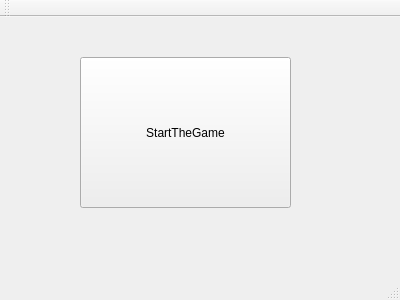
<?xml version="1.0" encoding="UTF-8"?>
<ui version="4.0">
 <class>MainWindow</class>
 <widget class="QMainWindow" name="MainWindow">
  <property name="geometry">
   <rect>
    <x>0</x>
    <y>0</y>
    <width>400</width>
    <height>300</height>
   </rect>
  </property>
  <property name="windowTitle">
   <string>MainWindow</string>
  </property>
  <widget class="QWidget" name="centralWidget">
   <widget class="QPushButton" name="pushButton">
    <property name="geometry">
     <rect>
      <x>80</x>
      <y>40</y>
      <width>211</width>
      <height>151</height>
     </rect>
    </property>
    <property name="text">
     <string>StartTheGame</string>
    </property>
   </widget>
  </widget>
  <widget class="QMenuBar" name="menuBar">
   <property name="geometry">
    <rect>
     <x>0</x>
     <y>0</y>
     <width>400</width>
     <height>21</height>
    </rect>
   </property>
  </widget>
  <widget class="QToolBar" name="mainToolBar">
   <attribute name="toolBarArea">
    <enum>TopToolBarArea</enum>
   </attribute>
   <attribute name="toolBarBreak">
    <bool>false</bool>
   </attribute>
  </widget>
  <widget class="QStatusBar" name="statusBar"/>
 </widget>
 <layoutdefault spacing="6" margin="11"/>
 <resources/>
 <connections/>
</ui>
